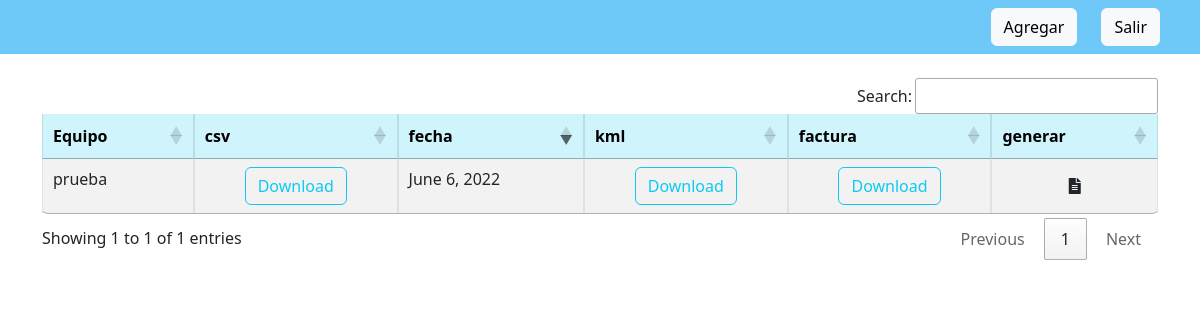
The app's page / (signed in), older data.
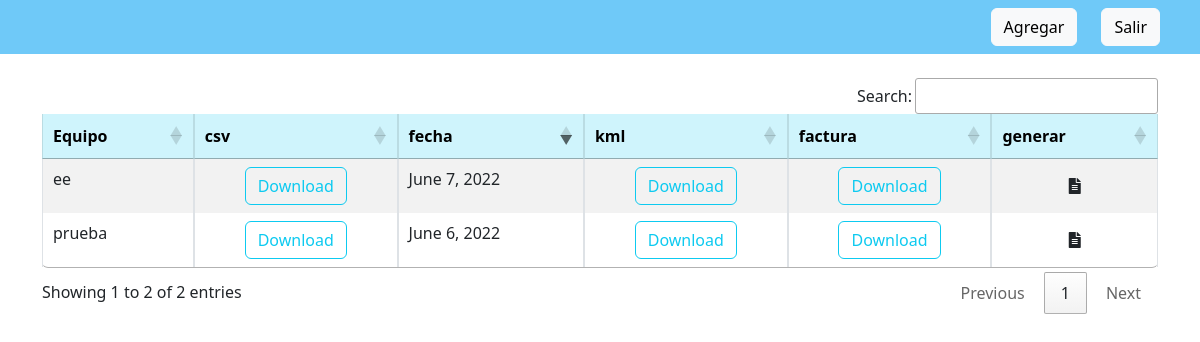
The same page, newer data.
### drive/models.py (models this page shows, shortened)
class drivetest(models.Model):
    name = models.CharField(max_length=100)
    csv = models.FileField(upload_to = "csv/", default=None)
    date=models.DateField(null=True)
    date_created = models.DateField(auto_now = True)
    kml = models.FileField(upload_to ="kml/", default=None)
    bill = models.FileField(upload_to ="bill/", default=None, blank=True)

### drive/views.py (the view, shortened to what this page needs)
# urls.py: path('', login_required(ArticleListView.as_view()), name='lista'),
class ArticleListView(ListView):
    model = drivetest
    template_name='drive/table.html'
    def get_context_data(self, **kwargs):
        context = super().get_context_data(**kwargs)
        context['static']=str(settings.STATIC_ROOT)
        return context

### templates/drive/table.html (shortened to what this page needs)
{% extends "base.html" %}
{% block container%}
{% include "nav.html" %}
    <div class="container mt-4 rounded">
    <table id="example" class="table table-striped table-bordered rounded" style="width:100%">
      <thead>
        <tr class="table-info ">
      <th>Equipo</th>
      <th>csv</th>
      <th>fecha</th>
      <th>kml</th>
      <th>factura</th>
      <th>generar</th>
      </tr>
      </thead>
      <tbody>
      {% for article in object_list %}
      <tr>
      <td>{{article.name}}</td>
      <td class="text-center"> <a href="{{ article.csv.url }}" download  class="btn btn-outline-info float-right ">Download</a></td>
      <td>{{article.date}}</td>
      <td class="text-center"> <a href="{{ article.kml.url }}" download  class="btn btn-outline-info float-right ">Download</a></td>
      {% if article.bill%}
      <td class="text-center"> <a href="{{ article.bill.url }}" download  class="btn btn-outline-info float-right ">Download</td>
      {%else%}
      <td class="text-center"> <a href={% url 'drive:editar' pk=article.pk %}   class="btn btn-outline-info float-right ">agregar</td>
      {%endif%}
      <td class="text-center">
            <form  method='POST'>
                  <button type="submit" class="btn btn-default btn-xs btn-flat ml-1">
                  <i class="fas fa-file-alt"></i>
                  </button>
            </form>
    </td>
      </tr>
      {% endfor %}
      </tbody>
    </table>
    </div>
    {%endblock%}

### templates/base.html (shortened to what this page needs)
{% load static %}
<!DOCTYPE html>
<html lang="en" dir="ltr">
  <head>
    <link href="https://cdn.jsdelivr.net/npm/bootstrap@5.2.0-beta1/dist/css/bootstrap.min.css" rel="stylesheet">
    <link  href={% static "css/style.css" %} rel="stylesheet">
    <link rel="stylesheet" href="https://cdn.datatables.net/1.11.5/css/jquery.dataTables.min.css">
    <link rel="stylesheet" href="https://use.fontawesome.com/releases/v5.1.0/css/all.css">
  </head>
  <body>
    {% block container %}
      {% endblock %}
    </body>
  </html>

### templates/nav.html (shortened to what this page needs)
<nav class="navbar navbar-expand-md navbar-dark" style="background-color: #6fc9f8  ">
  <ul class="navbar-nav ms-auto  px-4">
      <li class="nav-item px-2">
        <a class="navbar-brand" href={% url "drive:agregar"%}>
        <button type="button" class="btn btn-light">Agregar</button>
        </a>
      </li>
      <li class="nav-item">
        <a class="navbar-brand" href={% url "drive:logout"%}>
        <button type="button" class="btn  btn-light">Salir</button>
      </li>
    </ul>
</nav>

### static/css/style.css (style rules this page uses)
html, body { height: 100%; margin: 0px; }

Row changes from the older to the newer data that the page shows:
added drivetest: name "ee", date "June 7, 2022"
Text that changed along with them:
text written by a page script: "Search: Showing 1 to 1 of 1 entries Previous 1 Next" → "Search: Showing 1 to 2 of 2 entries Previous 1 Next"
